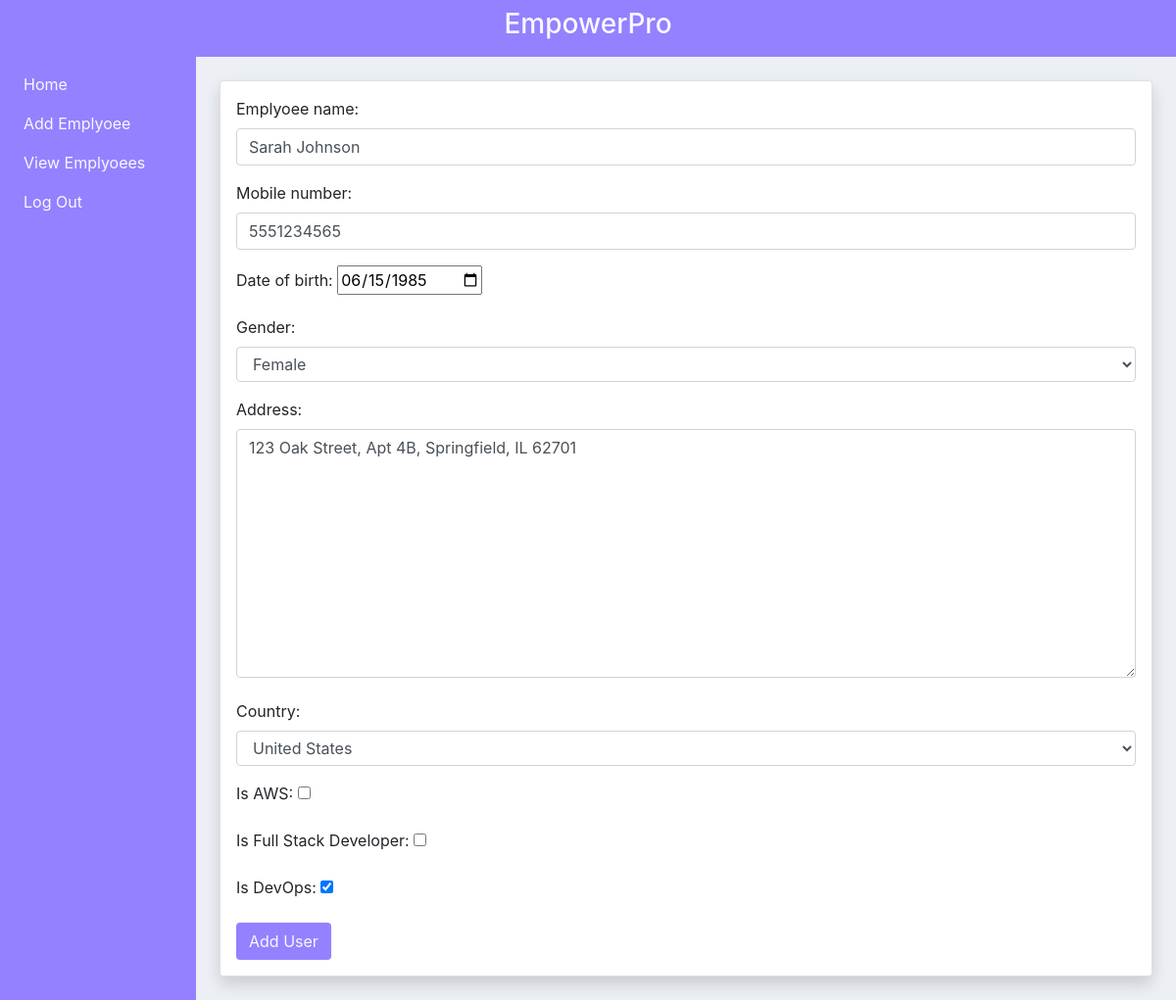
/edit_emp/7/ (signed in), run on the app's committed database.
### emp_app/models.py (models this page shows, shortened)
class UserProfile(models.Model):
    emplyoee_name = models.CharField(max_length=100)
    mobile_number = models.PositiveIntegerField()
    date_of_birth = models.DateTimeField()
    gender = models.CharField(max_length=10, choices=CHOICES)
    address = models.TextField(max_length=150)
    country = CountryField()
    is_AWS = models.BooleanField(default=False)
    is_Full_Stack_Developer = models.BooleanField(default=False)
    is_DevOps = models.BooleanField(default=False)

### emp_app/views.py (the view)
# urls.py: path('edit_emp/<int:id>/', views.employee_edit, name='employee-edit-id'),
@login_required
def employee_edit(request, id):
    employee = UserProfile.objects.get(pk=id)
    if request.method == "POST":
        form = UserProfileEditForm(request.POST, instance=employee)
        if form.is_valid():
            form.save()
            return redirect("employee_view")
    else:
        form = UserProfileEditForm(instance=employee)
    context = {
        "form": form,
    }
    return render(request, "emp_app/employee_edit.html", context)

### emp_app/forms.py
class UserProfileEditForm(forms.ModelForm):
    class Meta:
        model = UserProfile
        fields = '__all__'
        widgets = {
            'date_of_birth': forms.DateInput(format='%Y-%m-%d', attrs={'type': 'date'}),
        }

### emp_app/templates/emp_app/employee_edit.html (shortened to what this page needs)
{% extends "emp_app/backend.html" %}
{% block content %}
<div class="card p-3 shadow">
<form method="post">
    {{ form.as_p }}
    <button type="submit" class="btn" style="background-color: #9381FF; color: #F8F7FF;">Add User</button>
</form>
</div>
{% endblock content %}

### emp_app/templates/emp_app/backend.html (style rules this page uses)
form input[type="text"], input[type="number"], textarea, select { width: 100%; padding: .375rem .75rem; font-size: 1rem; line-height: 1.5; color: #495057; background-color: #fff; background-clip: padding-box; border: 1px solid #ced4da; border-radius: .25rem; transition: border-color .15s ease-in-out, box-shadow .15s ease-in-out; }

### data on the page
UserProfile: emplyoee_name "Sarah Johnson", mobile_number "5551234565", date_of_birth "06/15/1985", gender "Female", address "123 Oak Street, Apt 4B, Springfield, IL 62701", country "United States", is_DevOps "☑"
